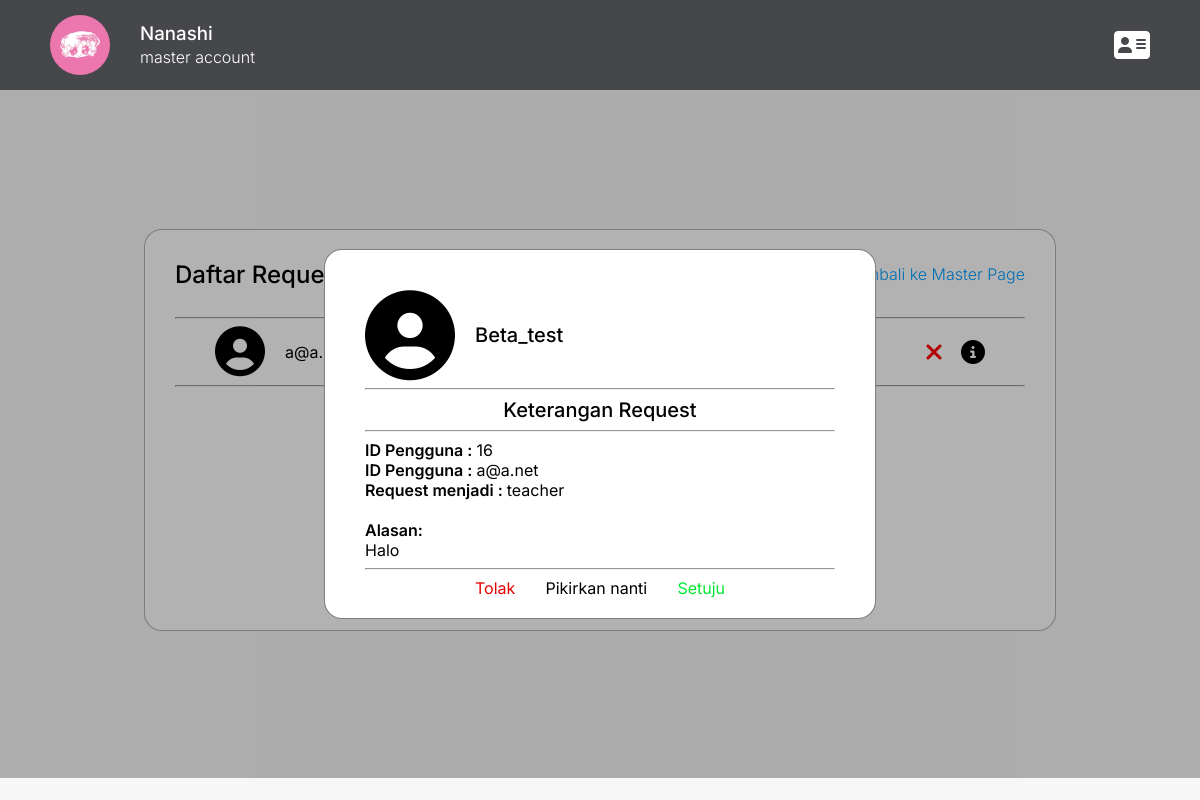
The page /user/master/list_request.php?&id=16 (signed in) on the database its author committed.
### tables this page shows
CREATE TABLE `user` (
  `id` int(255) NOT NULL,
  `email` varchar(1000) NOT NULL,
  `fullname` varchar(1000) NOT NULL,
  `username` varchar(1000) NOT NULL,
  `password` varchar(1000) NOT NULL,
  `tgl_lahir` varchar(1000) NOT NULL,
  `sekolah` varchar(1000) NOT NULL,
  `NIS` int(255) NOT NULL,
  `kelas` varchar(1000) NOT NULL,
  `guru_tmpt_mengajar` varchar(1000) NOT NULL,
  `guru_mapel` varchar(1000) NOT NULL,
  `status` varchar(1000) NOT NULL,
  `foto_profil` varchar(1000) NOT NULL,
  `status_akun` char(10) NOT NULL
);

CREATE TABLE `request_status` (
  `id` int(100) NOT NULL,
  `id_pengguna` int(100) NOT NULL,
  `nama_lengkap` varchar(200) NOT NULL,
  `email` varchar(100) NOT NULL,
  `status_req` varchar(10) NOT NULL,
  `alasan` varchar(2000) NOT NULL
);

### user/master/list_request.php (the view, shortened to what this page needs)
<?php
include "../../logika/koneksi.php";
?>
<!DOCTYPE html>
<html lang="en">
<head>
    <link rel="stylesheet" href="https://cdnjs.cloudflare.com/ajax/libs/font-awesome/6.5.1/css/all.min.css">
    <link rel="stylesheet" href="../../assets/css/style.css">
</head>
<body>
    <header class="inter-400 header-dark" style="display: flex; justify-content: space-between; padding: 0 50px; align-items: center;">
        <div class="left-side" style="display: flex;">
            <?php
            $path = "../../assets/images/user/".$_SESSION['foto_profil'];
            if(file_exists($path) != false && $_SESSION['foto_profil'] != ''){
                echo "<div>";
                echo "<img src='$path' style='width: 60px; height: 60px; object-fit: cover; border-radius: 100px; margin-right: 30px; margin-top: 12px;'>";
                echo "</div>";
                echo "<div>";
                echo "<h3 class='inter-500'>".$_SESSION['username']."<br><span class='inter-300 font-size-l'>".$_SESSION['status']." account</span></h3>";
                echo "</div>";
            }
            ?>
        </div>
        <a id="user-menu">
            <i class="fa-solid fa-address-card fa-2xl"></i>
        </a>
    </header>
    <div class="inter-400 user-info-container" id="user-request-container">
        <div class="user-info-popup">
            <?php
            if (isset($_GET['id'])){
                $userId = $_GET['id'];
            ?>
            <?php
            $query = "SELECT * FROM user WHERE id=".$userId;
            $hasil = $pdo->query($query);
            $row = $hasil->fetch(PDO::FETCH_ASSOC);
            $path = "../../assets/images/user/".$row['foto_profil'];
            echo "<br>";
            echo "<div style='display: flex; align-items: center;'>";
            if (file_exists($path) == true && $row['foto_profil'] != '') {
                echo "<img src='$path' style='height: 90px; width: 90px; object-fit: cover; border-radius: 100px; border-color: rgb(0, 0, 0, 0.3);'>";
            } else {
                echo "<i class='fa-solid fa-circle-user fa-2xl' style='display: flex; align-items: center; height: 90px; width: 90px; font-size: 90px;'></i>";
            }
            echo "<div style='margin-left: 20px;'>";
            echo "<p class='inter-500 font-size-xl'>".$row['username']."<br><span class='inter-500 font-size-md'>".$row['fullname']."</span></p>";
            echo "</div>";
            echo "</div>";
            echo "<hr>";
            echo "<div style='display: flex; justify-content: center;'>";
            echo "<h2 class='inter-500 font-size-xl' style='margin: 0;'>Keterangan Request</h2>";
            echo "</div>";
            echo "<hr>";
            $sql = "SELECT * FROM request_status WHERE id_pengguna=".$userId;
            $hasil = $pdo->query($sql);
            $req_row = $hasil->fetch(PDO::FETCH_ASSOC);
            echo "<span class='inter-600'>ID Pengguna : </span>".$req_row['id_pengguna']."<br>";
            echo "<span class='inter-600'>ID Pengguna : </span>".$req_row['email']."<br>";
            echo "<span class='inter-600'>Request menjadi : </span>".$req_row['status_req']."<br><br>";
            echo "<p class='inter-600' style='margin: 0;'>Alasan: </p>";
            echo $req_row['alasan'];
            echo "<hr>";
            ?>
            <div class="pilihan-request" style="display: flex; justify-content: center;">
                <div style="display: flex; justify-content: space-between; width: 250px;">
                    <?php
                    echo "<a href='../../logika/req_status_logic.php?req=tolak&req_id=".$req_row['id']."' style='text-decoration: none; color: rgb(233, 0, 0);'>Tolak</a>";
                    echo "<a href='list_request.php' style='text-decoration: none; color:rgb(0, 0, 0);'>Pikirkan nanti</a>";
                    echo "<a href='../../logika/req_status_logic.php?req=setuju&action=".$req_row['status_req']."&id=".$userId."&req_id=".$req_row['id']."' style='text-decoration: none; color:rgb(0, 233, 50);'>Setuju</a>";
                    ?>
                </div>
            </div>
            <?php
            }
            ?>
        </div>
    </div>
    <main style="display: flex; align-items: center; justify-content: center; height: 85vh;">
        <div class="inter-400 list-pengguna-container">
            <div class="inter-300" style="margin: 0; display: flex; justify-content: space-between; align-items: center;">
                <h2 class="inter-500" >Daftar Request</h2>
                <a href="index.php" style="color: #009DFF; text-decoration: none;">Kembali ke Master Page</a>
            </div>
            <?php
            $query = "SELECT * FROM request_status";
            $stmt = $pdo->query($query);
            $path = "../../assets/images/user/";
            while ($row = $stmt->fetch(PDO::FETCH_ASSOC)) {
                $sql = "SELECT * FROM user WHERE id=".$row['id_pengguna'];
                $new_stmt = $pdo->query($sql);
                $new_row = $new_stmt->fetch(PDO::FETCH_ASSOC);
                echo "<div style='height: 50px; padding: 0 40px; display: flex; align-items: center; justify-content: space-between;'>";
                echo "<div style='display: flex; align-items: center;'>";
                if (file_exists($path.$new_row['foto_profil']) == true && $new_row['foto_profil'] != '') {
                    echo "<img src='$path".$new_row['foto_profil']."' style='height: 50px; width: 50px; object-fit: cover; border-radius: 100px;'>";
                } else {
                    echo "<div style='display: flex; align-items: center; justify-content: center; width: 50px; height: 50px; text-align: center; '>
                    <i class='fa-solid fa-circle-user fa-2xl' style='font-size: 50px;'></i>
                    </div>";
                }
                echo "<h2 class='inter-400 font-size-l' style='margin-left: 20px;'>".$row['email']." ( Requesting status : ".$row['status_req']." )</h2>";
                echo "</div>";
                echo "<div style='display: flex; justify-content: space-between; align-items: center; width: 60px;'>";
                echo "<a href='../../logika/req_status_logic.php?req=tolak&req_id=".$row['id']."'><i class='fa-solid fa-xmark fa-xl' style='color: rgb(255, 0, 0)'></i></a>";
                echo "<a href='list_request.php?&id=".$row['id_pengguna']."'><i class='fa-solid fa-circle-info fa-xl' style='color:rgb(0, 0, 0);'></i></a>";
                echo "</div>";
                echo "</div>";
            }
            ?>
        </div>
    </main>
</body>
</html>

### assets/css/style.css (style rules this page uses)
.inter-300 { font-family: "Inter", serif; font-optical-sizing: auto; font-weight: 300; font-style: normal; }
.inter-400 { font-family: "Inter", serif; font-optical-sizing: auto; font-weight: 400; font-style: normal; }
.inter-500 { font-family: "Inter", serif; font-optical-sizing: auto; font-weight: 500; font-style: normal; }
.inter-600 { font-family: "Inter", serif; font-optical-sizing: auto; font-weight: 600; font-style: normal; }
.font-size-l { font-size: 16px; }
.font-size-xl { font-size: 20px; }
body { background-color: #f7f7f7; margin: 0; padding: 0; touch-action: manipulation; }
main { padding: 0 50px; }
.header-dark { height: 90px; background-color: #45474B; text-align: left; color: white; z-index: 10; }
.user-info-container { position: fixed; background-color: rgb(0, 0, 0, 0.3); display: none; align-items: center; justify-content: center; height: 86vh; width: 100vw; z-index: 10; }
.user-info-popup { padding: 20px 40px; width: 470px; height: fit-content; background-color: white; border: 1px solid rgba(0, 0, 0, 0.5); border-radius: 18px; }
.list-pengguna-container { padding: 10px 30px; width: 850px; height: 380px; background-color: white; border: 1px solid rgba(0, 0, 0, 0.3); border-radius: 18px; overflow-y: auto; }

### rows shown on the page
user: username "Beta_test"
request_status: id_pengguna "16", email "a@a.net", status_req "teacher", alasan "Halo"

### other values the page prints
$_SESSION['username'] "Nanashi"
$_SESSION['status'] "master"
